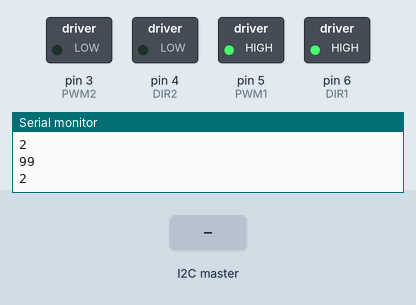
This sketch was run on a simulated Arduino Uno, built with avr-gcc and run on an emulated ATmega328P. Shown: switched loads named in the sketch (green lamp = pin HIGH), the last lines printed to the serial monitor. The inputs (shaded band) are chosen by the test bench.

Above: at 1.2 s.
1.3 s: the I2C master sends the byte 1
At 2.4 s:
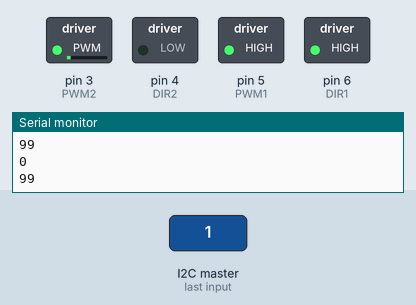
2.8 s: the I2C master sends the byte 0
At 3.8 s:
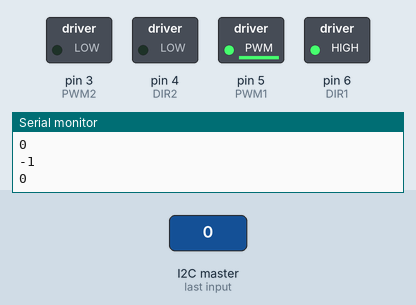
4.3 s: the I2C master sends the byte 2
At 4.9 s:
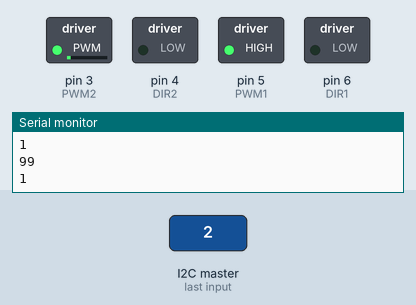
5.8 s: the I2C master sends the byte 0
At 7.2 s:
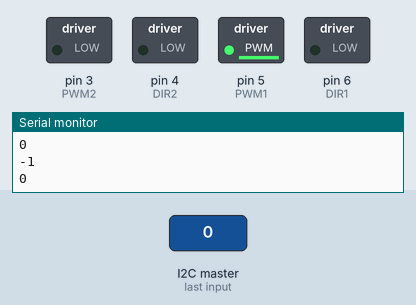
Timing chart, 0 to 8.3 s (numbered marks = the images above; inputs shaded):
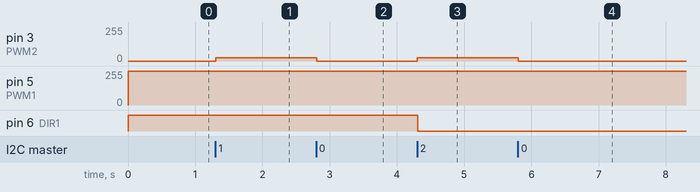

Measured:
- after the input at 1.3 s, pin 3 (PWM2): 0/255 → 23/255 at once
- after the input at 2.8 s, pin 3 (PWM2): 23/255 → 0/255 at once; pin 5 (PWM1): 255/255 → 254/255 at once
- after the input at 4.3 s, pin 3 (PWM2): 0/255 → 23/255 at once; pin 5 (PWM1): 254/255 → 255/255 at once; pin 6 (DIR1): HIGH → LOW at once
- after the input at 5.8 s, pin 3 (PWM2): 23/255 → 0/255 at once; pin 5 (PWM1): 255/255 → 254/255 at once

The sketch:

Motor_Driver.ino
```cpp
//ma'fuck pins
#include <Wire.h>
#define SLAVE_ADDRESS 0x04 //ar grn A4         yellow A5        brn GRND
                           //pi green gpoio8   yellow gpoio9     brn gpoio6


int DIR1 = 6; //PINOUT digitial pin
int PWM1 = 5; //left spd
int DIR2 = 4;
int PWM2 = 3; //right spd

int Power=0;

int number = 0;
int state = 0;
int32_t value = 0;

//ma'fuck setup///////////////////////////////////////////////////////////////////////////
void setup() {
  //pinMode(13, OUTPUT);

  pinMode(DIR1, OUTPUT); //motor outputs
  pinMode(PWM1, OUTPUT);
  pinMode(DIR2, OUTPUT);
  pinMode(PWM2, OUTPUT);

  Serial.begin(9600);

  Wire.begin(SLAVE_ADDRESS);
  Wire.onReceive(receiveData);
  Wire.onRequest(sendData);

  Serial.println("Ready!");

  digitalWrite(DIR1, 0); //direcitons
  digitalWrite(DIR2, 0);
  analogWrite(PWM1, 0);   //speed scale speed here with input from pi
  analogWrite(PWM2, 0);
  value = 299;  // forward full speed
}


//ma'fuck code/////////////////////////////////////////////////////////////////////////////////

void loop() {
    int MTRSpd = (value % 100);  //last two digits
    int MTRdir = (value / 100) % 10; // first digit
    Serial.println(MTRSpd);
    Serial.println(MTRdir);
    leftDrive(MTRdir, MTRSpd);
}


//ma'fuck funcitons//////////////////////////////////////////////////////////////////////////////


void leftDrive(int dir, int vel) {        // LEFT MOTOR DRIVE
  int x = map(vel,0,99,0,255);    //scale 0 99 to 0 to 255
  if (dir == 2){
    digitalWrite(DIR1, HIGH);
  }
  if (dir == 1){
    digitalWrite(DIR1, LOW);
  }
  analogWrite(PWM1, x);   //speed scale speed here with input from pi
}


void rightDrive(int dir, int vel){       //RIGHT MOTOR DRIVE
  int x = map(vel,0,99,0,255);    //scale 0 99 to 255
  if (dir == 2){
    digitalWrite(DIR1, HIGH);
  }
  if (dir == 1){
    digitalWrite(DIR1, LOW);
  }
  analogWrite(PWM2, x);   //speed scale speed here with input from pi
}


void receiveData(int byteCount) {   //read data
  while (Wire.available()) {

    if (state == 0){                //change number read thoruhg i2c into computable value
      value = 0;
      number = Wire.read();         // recieve i2c signal in the form "012-345" ignore dash
      value= number*100;            // multiply by 100 to value to create  "012-000"
      state++;
    }
    if (state == 1){
      number = Wire.read();         // recieve i2c signal in the form "012-345" ignore dash
      value= value + number;        // add read value to value to create  "012-345"
      state++;
    }

    int num5 = (value) % 10;       //seperate numbers into digits
    int num4 = (value / 10) % 10;
    int num3 = (value / 100) % 10;
    int num2 = (value / 1000) % 10;
    int num1 = (value / 10000) % 10;
    int num0 = (value / 100000) % 10;

    // left forward half    = 101-005       this doesnt give the best res possible but it will work
    // right forwards full  = 110-090
    // both backwards full  = 100-099
    // both forwards quarter= 111-022

    if (state = 2){
    Serial.println(value);
    leftDrive(num2, num5);
    rightDrive(num1, num4);
    state = 0;
    }
  }
}

void sendData() {                 // callback for sending data
  Wire.write(number);
}


void Fade (int PWM, int fadeAmount){  //test cyclical power
  analogWrite(PWM, Power);

  Power = Power + fadeAmount;

  if (Power <= 0 || Power >= 255) {
    fadeAmount = -fadeAmount;
  }
  delay(150);
}
```
